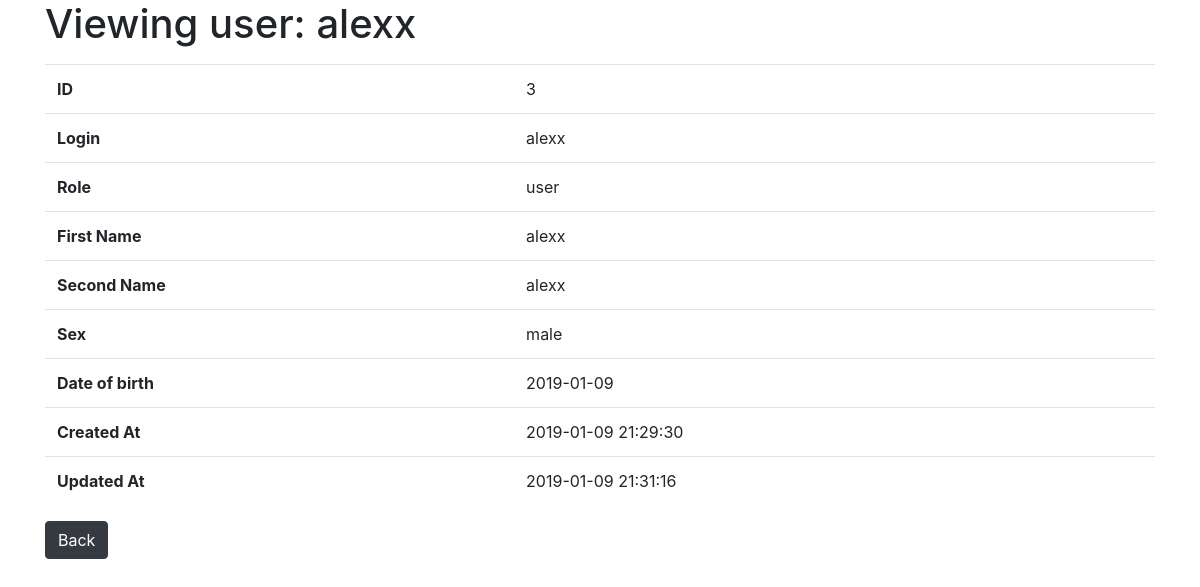
Page /user/3 (signed in) on the committed database.
### tables this page shows
CREATE TABLE `user` (
  `id` int(11) NOT NULL AUTO_INCREMENT,
  `login` varchar(255) NOT NULL,
  `role` varchar(10) NOT NULL DEFAULT 'user',
  `password` varchar(255) NOT NULL,
  `first_name` varchar(255) NOT NULL,
  `second_name` varchar(255) NOT NULL,
  `sex` varchar(10) NOT NULL,
  `date_of_birth` date NOT NULL,
  `created_at` timestamp NOT NULL DEFAULT CURRENT_TIMESTAMP COMMENT 'Дата создания',
  `updated_at` timestamp NULL DEFAULT NULL COMMENT 'Дата обновления',
  PRIMARY KEY (`id`),
  UNIQUE KEY `login` (`login`)
);

### config/routes.php (called while the page is built)
<?php
return [
    'user/create' => 'user/create',
    'user/delete/([0-9]+)' => 'user/delete/$1',
    'user/update/([0-9]+)' => 'user/update/$1',
    'user/([0-9]+)' => 'user/view/$1',
    'user/sort=(.+)/page=([0-9]+)' => 'user/index/$1/$2',
    'user/sort=(.+)' => 'user/index/$1',
    'user/login' => 'user/login',
    'user/logout' => 'user/logout',
    'user$' => 'user/index',
    '403' => 'user/403',
    '404' => 'user/404',
    '(.+)' => 'user/404',
    '' => 'user/login',
];

### index.php (called while the page is built, shortened)
<?php
$router = new Router();
$router->run();

### models/User.php (called while the page is built, shortened)
<?php
class User
{
    public function __construct($login = '', $password = '', $first_name = '', $second_name = '', $sex = '', $date_of_birth = '')
    {
        $this->login = $login;
        $this->first_name = $first_name;
        $this->second_name = $second_name;
        $this->sex = $sex;
        $this->date_of_birth = $date_of_birth;
    }
    public static function getUser(int $id)
    {
        $sql = "SELECT * FROM `user` WHERE id = :id";
        $db = new DB();
        $connectionDB = $db->getConnection();
        $result = $connectionDB->prepare($sql);
        $result->bindParam(":id", $id, PDO::PARAM_INT);
        $result->execute();
        $result->setFetchMode(PDO::FETCH_ASSOC);
        $result = $result->fetch();
        $user = null;
        if ($result) {
            $user = new User(
                $result['login'],
                $result['password'],
                $result['first_name'],
                $result['second_name'],
                $result['sex'],
                $result['date_of_birth']
            );
            $user->id = $id;
            $user->role = $result['role'];
            $user->created_at = $result['created_at'];
            $user->updated_at = $result['updated_at'];
        }
        return $user;
    }
}

### views/view.php (the view)
<?php include_once '_header.php'; ?>
<h1>Viewing user: <?= $user->login ?></h1>
<div class="pt-2">
    <table class="table">
        <tbody>
            <tr>
                <th scope="row">ID</th>
                <td scope="row"><?= $user->id ?></td>
            </tr>
            <tr>
                <th scope="row">Login</th>
                <td scope="row"><?= $user->login ?></td>
            </tr>
            <tr>
                <th scope="row">Role</th>
                <td scope="row"><?= $user->role ?></td>
            </tr>
            <tr>
                <th scope="row">First Name</th>
                <td scope="row"><?= $user->first_name ?></td>
            </tr>
            <tr>
                <th scope="row">Second Name</th>
                <td scope="row"><?= $user->second_name ?></td>
            </tr>
            <tr>
                <th scope="row">Sex</th>
                <td scope="row"><?= $user->sex ?></td>
            </tr>
            <tr>
                <th scope="row">Date of birth</th>
                <td scope="row"><?= $user->date_of_birth ?></td>
            </tr>
            <tr>
                <th scope="row">Created At</th>
                <td scope="row"><?= $user->created_at ?></td>
            </tr>
            <tr>
                <th scope="row">Updated At</th>
                <td scope="row"><?= $user->updated_at ?></td>
            </tr>
        </tbody>
    </table>
    <a href="<?= $backPath ?>"><button type="button" class="btn btn-dark">Back</button></a>
</div>
<?php include_once '_footer.php'; ?>

### components/Router.php (shortened to what this page needs)
<?php
class Router {
    private $routes;
    public function __construct()
    {
        $routePath = self::ROUTES_PATH;
        $this->routes = include($routePath);
    }
    private function getURI()
    {
        $result = (!empty($_SERVER['REQUEST_URI'])) ? trim($_SERVER['REQUEST_URI'], '/') : '';
        return $result;
    }
    public function run()
    {
        $uri = $this->getURI();
        foreach ($this->routes as $uriPattern => $path) {
            if (preg_match("~$uriPattern~", $uri)) {
                $internalRoute = preg_replace("~$uriPattern~", $path, $uri);
                $segments = explode('/', $internalRoute);
                $controllerName = array_shift($segments) . 'Controller';
                $actionName = 'action' . ucfirst(array_shift($segments));
                $parameters = $segments;
                $controllerObject = new $controllerName();
                $result = call_user_func_array(array($controllerObject, $actionName), $parameters);
                if ($result != NULL) {
                    break;
                }
            }
        }
    }
}

### rows in the picture
user: login "alexx", id "3", role "user", first_name "alexx", second_name "alexx", sex "male", date_of_birth "2019-01-09", created_at "2019-01-09 21:29:30", updated_at "2019-01-09 21:31:16"
